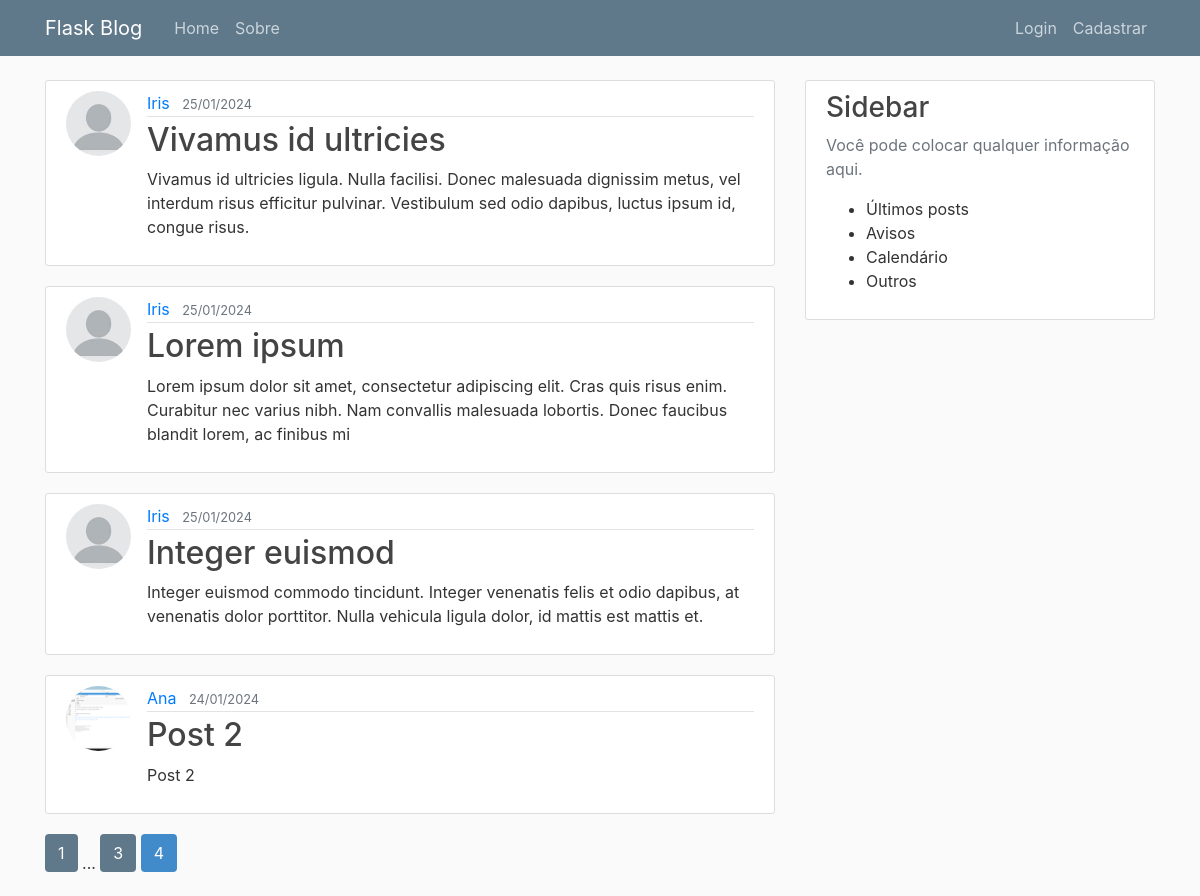
/home?page=4, run on the app's committed database.
### flaskblog/models.py (models this page shows, shortened)
class Post(db.Model):
    id = db.Column(db.Integer, primary_key=True)
    title = db.Column(db.String(100), nullable=False)
    date_posted = db.Column(db.DateTime, nullable=False, default=datetime.utcnow)
    content = db.Column(db.Text, nullable=False)
    user_id = db.Column(db.Integer, db.ForeignKey('user.id'), nullable=False)

class User(db.Model, UserMixin):
    id = db.Column(db.Integer, primary_key=True)
    username = db.Column(db.String(20), unique=True, nullable=False)
    email = db.Column(db.String(120), unique=True, nullable=False)
    image_file = db.Column(db.String(20), nullable=False, default='default.jpg')
    password = db.Column(db.String(60), nullable=False)
    posts = db.relationship('Post', backref='author', lazy=True)

### flaskblog/main/routes.py (the view)
@main.route("/")
@main.route("/home")
def home():
    page = request.args.get('page', 1, type=int)
    posts = Post.query.order_by(Post.date_posted.desc()).paginate(page=page, per_page=5)
    return render_template('home.html', posts=posts)

### flaskblog/templates/home.html
{% extends 'layout.html' %}
{% block content %}
    {% for post in posts.items %}
        <article class="media content-section">
            <img class="rounded-circle article-img" src="{{ url_for('static', filename='profile_pics/' + post.author.image_file) }}">
            <div class="media-body">
                <div class="article-metadata">
                    <a class="mr-2" href="{{ url_for('users.user_post', username=post.author.username) }}">{{ post.author.username }}</a>
                    <small class="text-muted">{{ post.date_posted.strftime('%d/%m/%Y') }}</small>
                </div>
                <h2><a class="article-title" href="{{ url_for('posts.post', post_id=post.id) }}">{{ post.title }}</a></h2>
                <p class="article-content">{{ post.content }}</p>
            </div>
        </article>
    {% endfor %}
    {% for page_num in posts.iter_pages(left_edge=1, right_edge=1, left_current=1, right_current=2) %}
        {% if page_num %}
            {% if posts.page == page_num %}
                <a class="btn btn-pagination mb-4" href="{{ url_for('main.home', page=page_num) }}">{{ page_num }}</a>
            {% else %}
                <a class="btn btn-pagination-current mb-4" href="{{ url_for('main.home', page=page_num) }}">{{ page_num }}</a>
            {% endif %}
            {% else %}
                ...
        {% endif %}
    {% endfor %}
{% endblock content %}

### flaskblog/static/main.css (style rules this page uses)
body { background: #fafafa; color: #333333; margin-top: 5rem; }
h1, h2, h3, h4, h5, h6 { color: #444444; }
.content-section { background: #ffffff; padding: 10px 20px; border: 1px solid #dddddd; border-radius: 3px; margin-bottom: 20px; }
.article-title { color: #444444; }
.article-content { white-space: pre-line; }
.article-img { height: 65px; width: 65px; margin-right: 16px; }
.article-metadata { padding-bottom: 1px; margin-bottom: 4px; border-bottom: 1px solid #e3e3e3 }
.btn-pagination { color: #ffffff; background-color: #428bca; }
.btn-pagination-current { color: #ffffff; background-color: #5f788a; }

### data on the page
Post: image_file (picture), author.username "Iris", date_posted "25/01/2024", title "Vivamus id ultricies", content "Vivamus id ultricies ligula. Nulla facilisi. Donec malesuada dignissim metus, vel interdum risus efficitur pulvinar. Vestibulum sed odio dapibus, luctus ipsum id, congue risus."
Post: image_file (picture), author.username "Iris", date_posted "25/01/2024", title "Lorem ipsum", content "Lorem ipsum dolor sit amet, consectetur adipiscing elit. Cras quis risus enim. Curabitur nec varius nibh. Nam convallis malesuada lobortis. Donec faucibus blandit lorem, ac finibus mi"
Post: image_file (picture), author.username "Iris", date_posted "25/01/2024", title "Integer euismod", content "Integer euismod commodo tincidunt. Integer venenatis felis et odio dapibus, at venenatis dolor porttitor. Nulla vehicula ligula dolor, id mattis est mattis et."
Post: image_file (picture), author.username "Ana", date_posted "24/01/2024", title "Post 2", content "Post 2"

### other printed values
{{ page_num }} "1" "3"
{{ page_num }} "4"
